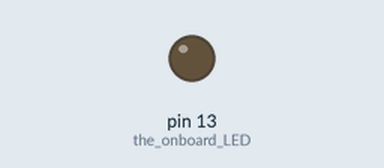
This sketch was run on a simulated Arduino Uno, built for the host (arithmetic inside an expression is 32-bit, double 64-bit). On the bench: output pins drawn as LEDs (lit = HIGH). Random numbers use the default seed unless the sketch sets one; what the sketch prints to the serial monitor is not drawn.

Above: at 0.1 s.
Timing chart, 0 to 2.0 s (numbered marks = the images above):
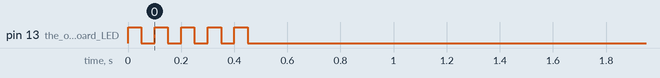

The sketch:

ArduinoPC.ino
```cpp
// 12 Mar 2014
// this works with ComArduino.py and ComArduinoA4e.rb
// this version uses a start marker 254 and an end marker of 255
//  it uses 253 as a special byte to be able to reproduce 253, 254 and 255
// it also sends data to the PC using the same system
//   if the number of bytes is 0 the PC will assume a debug string and just print it to the screen

//================
#include <avr/wdt.h> // Watchdog timer
#include <avr/io.h>

#define startMarker 254
#define endMarker 255
#define specialByte 253
#define maxMessage 16
#define BIT(n,i) (n>>i&1)

// the program could be rewritten to use local variables instead of some of these globals
//  however globals make the code simpler
//  and simplify memory management

byte bytesRecvd = 0;
byte dataSentNum = 0; // the transmitted value of the number of bytes in the package i.e. the 2nd byte received
byte dataRecvCount = 0;


char dataRecvd[maxMessage];
char dataSend[maxMessage];
char tempBuffer[maxMessage];

byte dataSendCount = 0; // the number of 'real' bytes to be sent to the PC
byte dataTotalSend = 0; // the number of bytes to send to PC taking account of encoded bytes

boolean inProgress = false;
boolean startFound = false;
boolean allReceived = false;
boolean memReceived = false;
char debugMsg[20] = "Arduino Reset";
int memAddress;
String dataSendStr;
int changedArr[16];
float y0 = sqrt(2) - 1;
float a0 = 2*pow((y0), 2);
int n_iter = 10;

int loopCounter = 0;

char houseKeep[] = "Frederic";
char houseKeep1[] = "Jochim";
char houseKeep2[] = "Bas";
char houseKeep3[] = "Alexander";
boolean receiving = true;
//================

void setup() {
  pinMode(13, OUTPUT); // the onboard LED
  Serial.begin(20000);
  debugToPC(debugMsg);
  blinkLED(5); // just so we know it's alive
  watchdogSetup();
  Serial.setTimeout(10000);
}

//================

void loop() {
  if (receiving){
    Serial.setTimeout(1000);
    getSerialData();
  }
  processData(dataRecvd);

  //delay(50);
  float pi;
  pi = getBorweinPi(y0, a0, n_iter);
  char result[16]; // Buffer big enough for 7-character float
  dtostrf(pi, 1, 6, result); //float goes up to 8 bytes in total (the comma is also a byte)

  sendHouseKeep(result);

  loopCounter ++;
  //delay(50);
  //bitFlip(276);
  //delay(100);


  //wdt_reset();

}

//================
void watchdogSetup(void)
{
  cli();

  wdt_reset();
/*
 * WDTCSR configuration:
 * WDIE = 1 : Interrupt Enable
 * WDE  = 1 : Reset Enable
 * See table for time-out variations:
 * WDP3 = 0 : For 1000ms Time-out
 * WDP2 = 1 : For 1000ms Time-out
 * WDP3 = 1 : For 1000ms Time-out
 * WDP3 = 0 : For 1000ms Time-out
 */

 // Enter Watchdog Configuration Mode
 WDTCSR |= (1<<WDCE)|(1<<WDE);
 // Set Watchdog Settings:
 WDTCSR = (1<<WDIE)|(1<<WDE)|(1<<WDP3)|(0<<WDP2)|(0<<WDP1)|(1<<WDP0);

 sei();
}


void getSerialData() {

     // Receives data into tempBuffer[]
     //   saves the number of bytes that the PC said it sent - which will be in tempBuffer[1]
     //   uses decodeHighBytes() to copy data from tempBuffer to dataRecvd[]

     // the Arduino program will use the data it finds in dataRecvd[]
  char tempBufferC[maxMessage];
  Serial.readBytesUntil(endMarker, tempBufferC, maxMessage);

  inProgress = false;
  allReceived = true;
  receiving = false;

  dataSentNum = tempBufferC[1];
  decodeHighBytes(tempBufferC);
  //checkIfMemAddress();
  //dataToPC(dataRecvd);

    //}
  //}
}

//============================

void processData(char arr[]) {

    // processes the data that is in dataRecvd[]
  if (allReceived) {
    checkIfMemAddress(arr);
    //pingFromPC(arr);
    if (memReceived) {
      bitFlip(memAddress);
    }

    allReceived = false;

  }
}

//============================

void decodeHighBytes(char arr[]) {

  //  copies to dataRecvd[] only the data bytes i.e. excluding the marker bytes and the count byte
  //  and converts any bytes of 253 etc into the intended numbers
  //  Note that bytesRecvd is the total of all the bytes including the markers
  dataRecvCount = 0;
  for (int n = 2; n < dataSentNum + 2 ; n++) { // 2 skips the start marker and the count byte, -1 omits the end marker
    byte x = arr[n];

    if (x == specialByte) {
       n++;
       x = x + arr[n];
    }
    dataRecvd[dataRecvCount] = x;
    dataRecvCount ++;
  }

}

//====================

void dataToPC(char arr[]) {

      // expects to find data in dataSend[]
      //   uses encodeHighBytes() to copy data to tempBuffer
      //   sends data to PC from tempBuffer
    encodeHighBytes(arr);
    Serial.write(startMarker);
    Serial.write(dataTotalSend);
    Serial.write(arr);
    Serial.write(endMarker);


}

//============================

void encodeHighBytes(char arr[]) {
  // Copies to temBuffer[] all of the data in dataSend[]
  //  and converts any bytes of 253 or more into a pair of bytes, 253 0, 253 1 or 253 2 as appropriate
  int messageLength = sizeof(arr)/sizeof(char);
  dataTotalSend = 0;
  for (int n = 0; n < messageLength; n++) {
    if (dataSend[n] >= specialByte) {
      arr[dataTotalSend] = specialByte;
      dataTotalSend++;
      arr[dataTotalSend] = arr[n] - specialByte;
    }
    else {
      arr[dataTotalSend] = arr[n];
    }
    dataTotalSend++;
  }
}

//=========================

void debugToPC( char arr[]) {
    byte nb = 0;
    Serial.write(startMarker);
    Serial.write(nb);
    Serial.print(arr);
    Serial.write(endMarker);
}

//=========================

void debugToPC( byte num) {
    byte nb = 0;
    Serial.write(startMarker);
    Serial.write(nb);
    Serial.print(num);
    Serial.write(endMarker);
}

//=========================

void blinkLED(byte numBlinks) {
    for (byte n = 0; n < numBlinks; n ++) {
      digitalWrite(13, HIGH);
      delay(50);
      digitalWrite(13, LOW);
      delay(50);
    }
}

float getBorweinPi(float y0, float a0, int n_iter)
{
    int count = 0;
    float y = y0;
    float a = a0;
    while(count<n_iter)
    {
        y = (1-pow(1-pow(y,4),0.25))/(1+pow(1-pow(y,4),0.25));
        a = a*pow(1+y,4)-pow(2,(2*count+3))*y*(1+y+pow(y,2));
        count++;
    }
    return 1/a;
}

void bitFlip(int nearAddress)
{
  blinkLED(1);
  byte *temp;
  temp = (byte*)nearAddress;
  byte toChange = *temp;

  int randI = random(0,8);

  *temp = toChange ^ ((1<<randI));
  wdt_reset();


}

void checkIfMemAddress(char arr[]){
  int arrLength = 4;
  char memAddressCh[arrLength];
  if ((arr[0] == 'M') && (arr[1] == 'A')){
    byte n = 2;
    boolean notDone = true;
    while(notDone) {
      if (arr[n] != 'x'){
        memAddressCh[n-2] = arr[n];
        n ++;
      }
      else {
        notDone = false;
        }
      }

    memReceived = true;
    memAddress = atoi(memAddressCh);
    }
  else {
    memReceived = false;
    }
}

void sendHouseKeep(char result[]){
  dataToPC(houseKeep);

  dataToPC(houseKeep1);

  dataToPC(houseKeep2);

  dataToPC(houseKeep3);

  dataToPC(result);

  receiving = true;
  }

void pingFromPC(char arr[]){
  if ((arr[0] == 'k') && (arr[1] == 'i') && (arr[2] == 'c') && (arr[3] == 'k')){
    wdt_reset();
    }
  }
```
